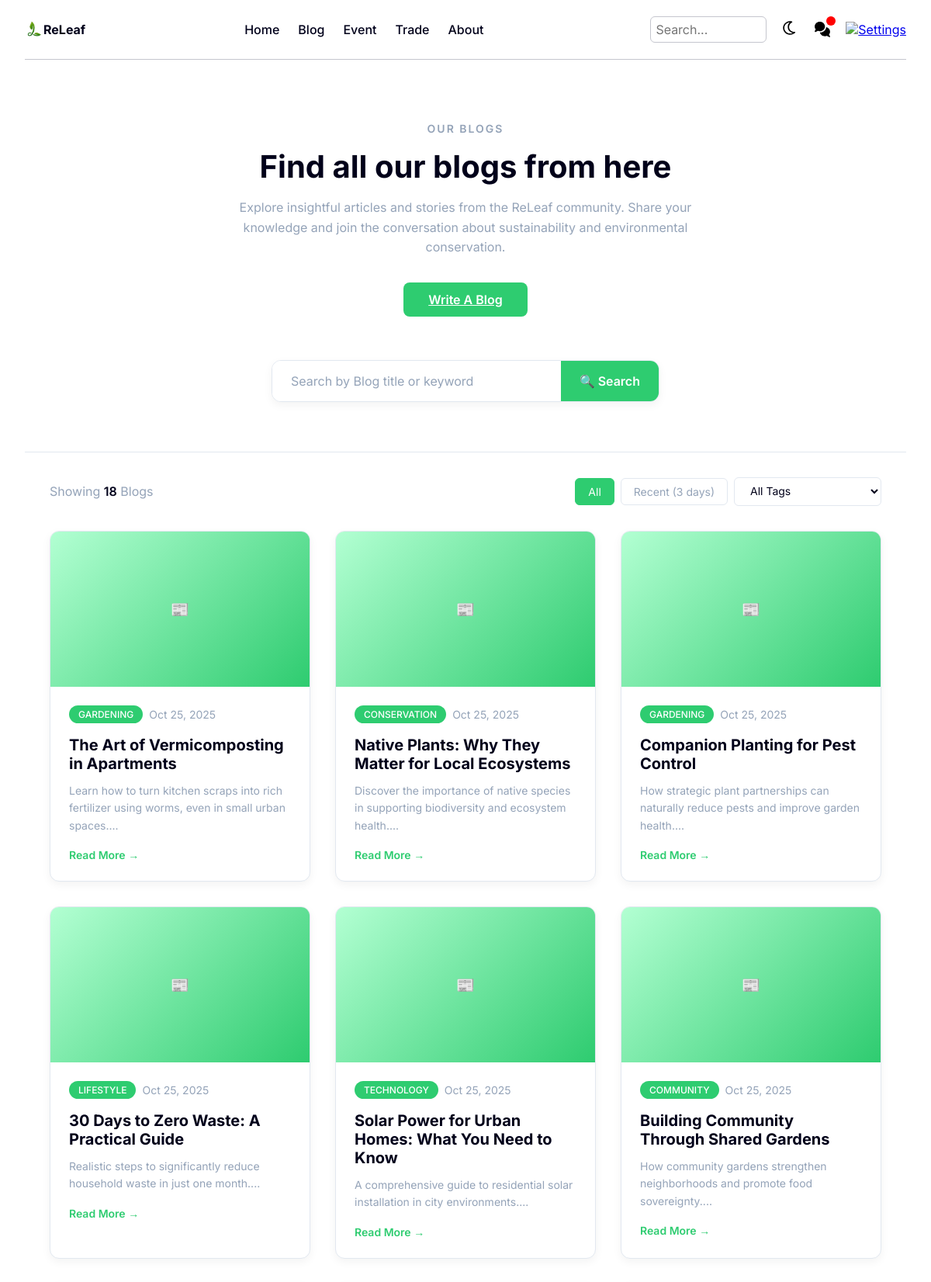
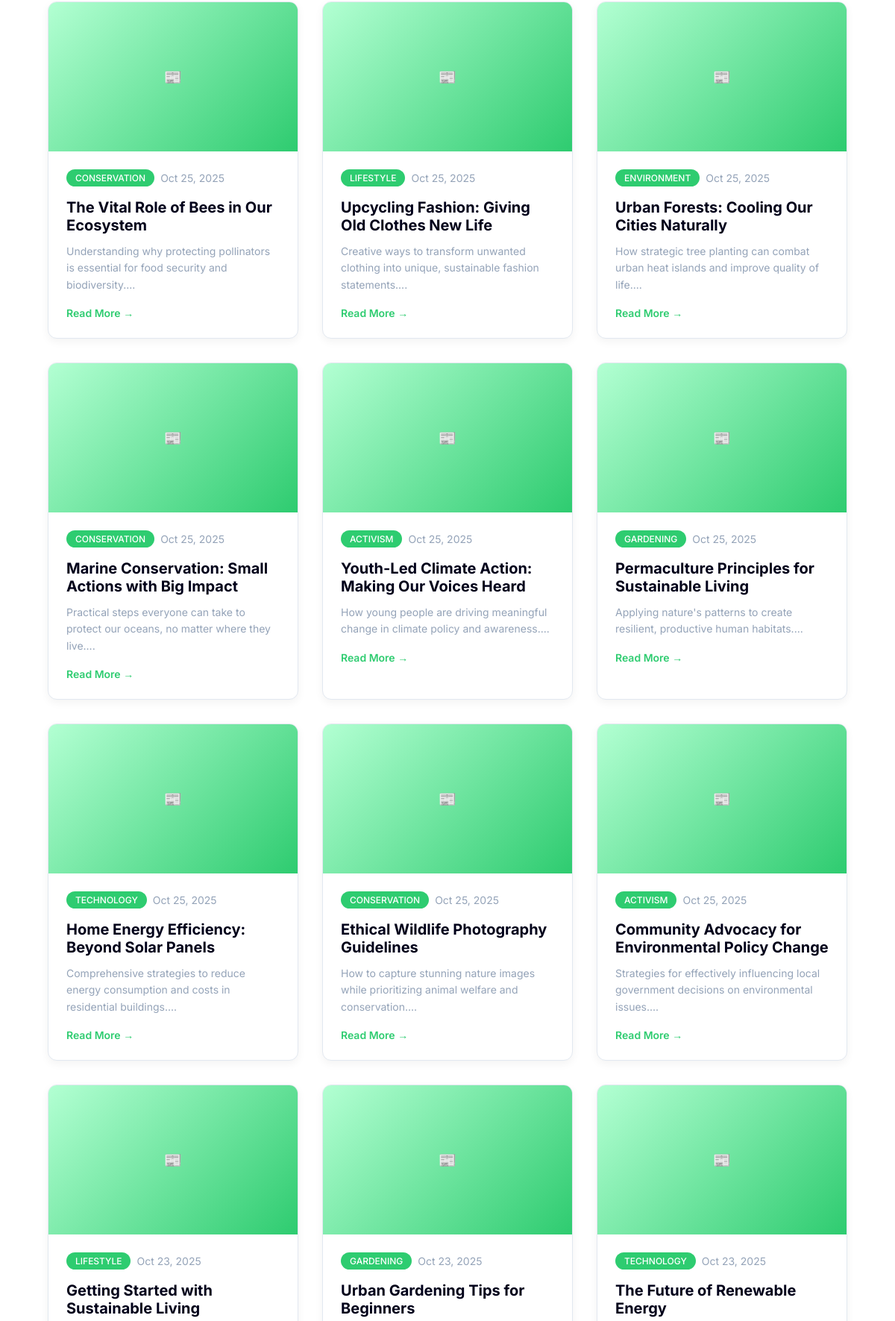
Page /pages/CommonPages/mainBlog.php (signed in, upper part) on the committed database (2 pictures, top to bottom).
### tables this page shows
CREATE TABLE `tblblog` (
  `blogID` int(11) NOT NULL,
  `userID` int(11) NOT NULL,
  `title` varchar(100) NOT NULL,
  `excerpt` varchar(200) NOT NULL,
  `category` varchar(50) NOT NULL,
  `content` longtext NOT NULL,
  `date` datetime DEFAULT current_timestamp()
);

### php/sessionCheck.php (called while the page is built, shortened)
<?php
include("dbConn.php");
$userType = $_SESSION['userType'] ?? 'member';
$isAdmin = ($userType === 'admin');
$userID = $_SESSION['userID'];
if (!$isAdmin) {
    $unread_query = "SELECT COUNT(*) as unread_count
                    FROM tblmessages
                    WHERE receiverID = '$userID' AND isRead = FALSE";
    $unread_result = mysqli_query($connection, $unread_query);
    if ($unread_result) {
        $unread_data = mysqli_fetch_assoc($unread_result);
        $unread_count = $unread_data['unread_count'];
    }
}
?>

### pages/CommonPages/mainBlog.php (the view, shortened to what this page needs)
<?php
include("../../php/dbConn.php");
include("../../php/sessionCheck.php");
$user_type = $_SESSION['userType'] ?? 'user';
$blogs = [];
$blogQuery = "
    SELECT b.blogID, b.userID, b.title, b.excerpt, b.category, b.date, u.fullName
    FROM tblblog b
    JOIN tblusers u ON b.userID = u.userID
    ORDER BY b.date DESC
";
$blogResult = mysqli_query($connection, $blogQuery);
if ($blogResult && mysqli_num_rows($blogResult) > 0) {
    while ($row = mysqli_fetch_assoc($blogResult)) {
        $blogs[] = $row;
    }
}
?>
<!DOCTYPE html>
<html lang="en">
<head>
    <link rel="stylesheet" href="../../style/style.css">
</head>
<body>
    <header id="main-header">
        <?php if ($user_type === 'admin'): ?>
            <section class="c-logo-section">
                <a href="../../pages/adminPages/adminIndex.php" class="c-logo-link">
                    <img src="../../assets/images/Logo.png" alt="Logo" class="c-logo">
                    <div class="c-text">ReLeaf</div>
                </a>
            </section>
            <nav class="c-navbar-side">
                <input type="text" placeholder="Search..." id="searchBar" class="search-bar" aria-label="Search">
                <img src="../../assets/images/icon-menu.svg" alt="icon-menu" onclick="showMenu()" class="c-icon-btn" id="menuBtn">
                <div id="sidebarNav" class="c-navbar-side-menu">
                    <img src="../../assets/images/icon-menu-close.svg" alt="icon-menu-close" onclick="hideMenu()" class="close-btn">
                    <div class="c-navbar-side-items">
                        <section class="c-navbar-side-more">
                            <button id="themeToggle1">
                                <img src="../../assets/images/light-mode-icon.svg" alt="Light Mode Icon">
                            </button>
                            <a href="../../pages/adminPages/aProfile.php">
                                <img src="../../assets/images/profile-light.svg" alt="Profile">
                            </a>
                        </section>
                        <a href="../../pages/adminPages/adminIndex.php">Dashboard</a>
                        <a href="../../pages/CommonPages/mainBlog.php">Blog</a>
                        <a href="../../pages/CommonPages/mainEvent.php">Event</a>
                        <a href="../../pages/CommonPages/mainTrade.php">Trade</a>
                        <a href="../../pages/CommonPages/mainFAQ.php">FAQs</a>
                        <a href="../../pages/adminPages/aHelpTicket.php">Help</a>
                    </div>
                </div>
            </nav>
            <nav class="c-navbar-desktop">
                <a href="../../pages/adminPages/adminIndex.php">Dashboard</a>
                <a href="../../pages/CommonPages/mainBlog.php">Blog</a>
                <a href="../../pages/CommonPages/mainEvent.php">Event</a>
                <a href="../../pages/CommonPages/mainTrade.php">Trade</a>
                <a href="../../pages/CommonPages/mainFAQ.php">FAQs</a>
                <a href="../../pages/adminPages/aHelpTicket.php">Help</a>
            </nav>
            <section class="c-navbar-more">
                <input type="text" placeholder="Search..." id="searchBar" class="search-bar" aria-label="Search">
                <button id="themeToggle2">
                    <img src="../../assets/images/light-mode-icon.svg" alt="Light Mode Icon">
                </button>
                <a href="../../pages/adminPages/aProfile.php">
                    <img src="../../assets/images/profile-light.svg" alt="Profile" id="profileImg">
                </a>
            </section>
        <?php else: ?>
            <section class="c-logo-section">
                <a href="../../pages/MemberPages/memberIndex.php" class="c-logo-link">
                    <img src="../../assets/images/Logo.png" alt="Logo" class="c-logo">
                    <div class="c-text">ReLeaf</div>
                </a>
            </section>
            <nav class="c-navbar-desktop">
                <a href="../../pages/MemberPages/memberIndex.php">Home</a>
                <a href="../../pages/CommonPages/mainBlog.php">Blog</a>
                <a href="../../pages/CommonPages/mainEvent.php">Event</a>
                <a href="../../pages/CommonPages/mainTrade.php">Trade</a>
                <a href="../../pages/CommonPages/aboutUs.php">About</a>
            </nav>
            <section class="c-navbar-more">
                <input type="text" placeholder="Search..." id="searchBar" class="search-bar" aria-label="Search">
                <button id="themeToggle2">
                    <img src="../../assets/images/light-mode-icon.svg" alt="Light Mode Icon">
                </button>
                <a href="../../pages/MemberPages/mChat.php" class="c-chatbox" id="chatboxDesktop">
                    <img src="../../assets/images/chat-light.svg" alt="Chatbox" id="chatImg">
                    <?php if ($unread_count > 0): ?>
                        <span class="c-notification-badge" id="chatBadgeDesktop"></span>
                    <?php endif; ?>
                </a>
                <a href="../../pages/MemberPages/mSetting.php">
                    <img src="../../assets/images/setting-light.svg" alt="Settings" id="settingImg">
                </a>
            </section>
        <?php endif; ?>
    </header>
    <hr>
    <main class="content" id="content">
        <section class="hero">
            <h5>OUR BLOGS</h5>
            <h1>Find all our blogs from here</h1>
            <p>Explore insightful articles and stories from the ReLeaf community. Share your knowledge and join the conversation about sustainability and environmental conservation.</p>
            <a href="../../pages/CommonPages/addBlog.php" class="btn">Write A Blog</a>
            <div class="search-bar-container">
                <input type="text" id="searchInput" placeholder="Search by Blog title or keyword" aria-label="Search blogs">
                <button onclick="searchBlogs()" aria-label="Search button">🔍 Search</button>
            </div>
        </section>
        <section class="blogs">
            <div class="blog-header">
                <p>Showing <span id="blogCount"><?php echo count($blogs); ?></span> Blogs</p>
                <div class="sort">
                    <button class="active" onclick="filterBlogs('all')">All</button>
                    <button onclick="filterBlogs('recent')">Recent (3 days)</button>
                    <select id="tagFilter" onchange="filterByTag()">
                        <option value="all">All Tags</option>
                    </select>
                </div>
            </div>
            <div class="blog-grid" id="blogGrid">
                <?php foreach ($blogs as $blog): ?>
                    <div class="blog-card" onclick="location.href='readBlog.php?id=<?php echo $blog['blogID']; ?>'">
                        <div class="blog-image">📰</div>
                        <div class="blog-content">
                            <div class="blog-meta">
                                <span class="blog-category"><?php echo htmlspecialchars($blog['category']); ?></span>
                                <span class="blog-date"><?php echo date('M d, Y', strtotime($blog['date'])); ?></span>
                            </div>
                            <h3 class="blog-title"><?php echo htmlspecialchars($blog['title']); ?></h3>
                            <p class="blog-excerpt"><?php echo htmlspecialchars(substr($blog['excerpt'], 0, 100)) . '...'; ?></p>
                            <a href="readBlog.php?id=<?php echo $blog['blogID']; ?>" class="read-more">Read More →</a>
                        </div>
                    </div>
                <?php endforeach; ?>
            </div>
        </section>
    </main>
</body>
</html>

### style/style.css (style rules this page uses)
:root { --MainGreen: hsl(145, 63%, 49%); --LightGreen: hsl(145, 100%, 85%); --White: hsl(0, 0%, 100%); --Black: hsl(240, 100%, 5%); --Gray: hsl(233, 8%, 79%); --Red: hsl(0, 100%, 50%); --side-nav-bar-width: 350px; --bg-color: var(--White); --sec-bg-color: var(--LightGreen); --text-color: var(--Black); --Yellow: hsl(48, 100%, 50%); --LowRed: hsla(0, 100%, 50%, 0.5); --LowYellow: hsla(48, 100%, 49%, 0.5); --Orange: hsla(25, 95%, 53%, 1); --LowGreen: hsla(145, 63%, 49%, 0.5); --LowerGreen: hsla(145, 63%, 49%, 0.2); --DarkGray: hsla(145, 63%, 49%, 0.1); --DarkerGray: hsl(232, 6%, 24%); --bg-color-light:#f8fafc; --bg-color-light-2:#f1f5f9; --bg-color-light-3:#ecfdf5; --border-color:#e2e8f0; --text-color-2:#94a3b8; --text-heading:#334155; --btn-color:#10b981; --btn-color-hover:#059669; --list-color: rgba(239, 68, 68, 0.1); --list-color-2: rgba(239, 68, 68, 0.15); --list-color-3: #ef4444; --shadow-color: rgba(16, 185, 129, 0.15); }
* { max-width: 100vw; margin: 0; padding: 0; box-sizing: border-box; font-size: 14px; font-family: 'Inter', sans-serif; }
body { width: calc(100vw - 4rem); height: calc(100vh - 2rem); margin: 1rem 2rem; background-color: var(--bg-color); color: var(--text-color); overflow-x: hidden; }
header { display: flex; align-items: center; flex-direction: row; justify-content: space-between; margin-bottom: 1rem; }
button { cursor: pointer; background: none; border: none; }
hr { border: 0; height: 1px; width: 100%; background-color: var(--Gray); margin: 1rem auto; display: block; }
.search-bar { padding: 0.4rem; border: 1px solid var(--Gray); border-radius: 6px; font-size: 1rem; color: var(--text-color); background-color: var(--bg-color); }
@media (min-width: 900px) { .c-navbar-more .search-bar { width: 180px; } }
@media (min-width: 760px) { .c-navbar-more .search-bar { width: 150px; } }
.c-text { color: var(--text-color); }
.c-logo-section { display: flex; align-items: center; gap: 0.5rem; font-size: 1.25rem; font-weight: 700; color: var(--Black); cursor: pointer; }
.c-logo { width: 1.5rem; }
.c-logo-link { text-decoration: none; color: inherit; display: flex; align-items: center; }
.c-navbar-desktop { display: none; align-items: center; justify-content: space-between; padding: 0.75rem 1rem; }
.c-navbar-desktop a { margin: 0 0.75rem; font-size: 1rem; font-weight: 500; color: var(--text-color); cursor: pointer; transition: color 0.2s ease; text-decoration: none; }
.c-navbar-more { display: none; }
.c-navbar-more { font-size: 1.25rem; color: var(--Black); cursor: pointer; align-items: center; justify-content: center; }
.c-navbar-more *, .c-navbar-side-more * { margin-left: 0.6rem; }
.c-navbar-more img, .c-navbar-more a img { width: 1.4rem; }
@media (min-width: 760px) { * { font-size: 16px; } }
@media (min-width: 760px) { .c-navbar-desktop { display: flex; } }
@media (min-width: 760px) { .c-navbar-more { display: flex; } }
@media (min-width: 1150px) { * { font-size: 16px; } }
@media (min-width: 1150px) { .c-navbar-desktop { display: flex; } }
@media (min-width: 1150px) { .c-navbar-more { display: flex; } }
.c-chatbox { position: relative; display: inline-flex; max-height: 45px; }
.c-notification-badge { position: absolute; top: 0; right: 0; transform: translate(50%, -50%); background-color: var(--Red); color: var(--White); font-size: 0.7rem; font-weight: bold; border-radius: 50%; width: 12px; height: 12px; align-items: center; justify-content: center; z-index: 10; }
.content { display: block; }

### rows in the picture
tblblog: category "GARDENING", date "Oct 25, 2025", title "The Art of Vermicomposting in Apartments", excerpt "Learn how to turn kitchen scraps into rich fertilizer using worms, even in small urban spaces."
tblblog: category "CONSERVATION", date "Oct 25, 2025", title "Native Plants: Why They Matter for Local Ecosystems", excerpt "Discover the importance of native species in supporting biodiversity and ecosystem health."
tblblog: category "GARDENING", date "Oct 25, 2025", title "Companion Planting for Pest Control", excerpt "How strategic plant partnerships can naturally reduce pests and improve garden health."
tblblog: category "LIFESTYLE", date "Oct 25, 2025", title "30 Days to Zero Waste: A Practical Guide", excerpt "Realistic steps to significantly reduce household waste in just one month."
tblblog: category "TECHNOLOGY", date "Oct 25, 2025", title "Solar Power for Urban Homes: What You Need to Know", excerpt "A comprehensive guide to residential solar installation in city environments."
tblblog: category "COMMUNITY", date "Oct 25, 2025", title "Building Community Through Shared Gardens", excerpt "How community gardens strengthen neighborhoods and promote food sovereignty."
tblblog: category "CONSERVATION", date "Oct 25, 2025", title "The Vital Role of Bees in Our Ecosystem", excerpt "Understanding why protecting pollinators is essential for food security and biodiversity."
tblblog: category "LIFESTYLE", date "Oct 25, 2025", title "Upcycling Fashion: Giving Old Clothes New Life", excerpt "Creative ways to transform unwanted clothing into unique, sustainable fashion statements."
tblblog: category "ENVIRONMENT", date "Oct 25, 2025", title "Urban Forests: Cooling Our Cities Naturally", excerpt "How strategic tree planting can combat urban heat islands and improve quality of life."
tblblog: category "CONSERVATION", date "Oct 25, 2025", title "Marine Conservation: Small Actions with Big Impact", excerpt "Practical steps everyone can take to protect our oceans, no matter where they live."
tblblog: category "ACTIVISM", date "Oct 25, 2025", title "Youth-Led Climate Action: Making Our Voices Heard", excerpt "How young people are driving meaningful change in climate policy and awareness."
tblblog: category "GARDENING", date "Oct 25, 2025", title "Permaculture Principles for Sustainable Living", excerpt "Applying nature's patterns to create resilient, productive human habitats."
tblblog: category "TECHNOLOGY", date "Oct 25, 2025", title "Home Energy Efficiency: Beyond Solar Panels", excerpt "Comprehensive strategies to reduce energy consumption and costs in residential buildings."
tblblog: category "CONSERVATION", date "Oct 25, 2025", title "Ethical Wildlife Photography Guidelines", excerpt "How to capture stunning nature images while prioritizing animal welfare and conservation."
tblblog: category "ACTIVISM", date "Oct 25, 2025", title "Community Advocacy for Environmental Policy Change", excerpt "Strategies for effectively influencing local government decisions on environmental issues."
tblblog: category "LIFESTYLE", date "Oct 23, 2025", title "Getting Started with Sustainable Living"
tblblog: category "GARDENING", date "Oct 23, 2025", title "Urban Gardening Tips for Beginners"
tblblog: category "TECHNOLOGY", date "Oct 23, 2025", title "The Future of Renewable Energy"

### other values in the picture
count($blogs) "18"
